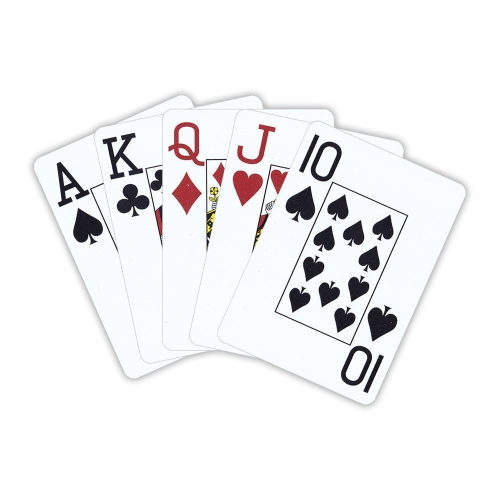
#> input picture Resources/cards.jpg, 1000 x 1000 px, given in place of the camera (shown at 1/2 size)
$ python project2.py
#> lines starting #> are read from the running program, lines starting #| are printed output that depends on the picture; after the words box and inside, x2 and y2 are one past the last pixel; in counts of white or black regions, pixels touching at a corner belong together
#> further down, img is the input picture: shape (1000, 1000, 3); mean B, G, R 242.8, 241.6, 241.8
# DOCUMENT SCANNER

import cv2
import numpy as np

widthImg, heightImg = 480, 640

cap = cv2.VideoCapture(0)
cap.set(3, widthImg)
cap.set(4, heightImg)
cap.set(10, 150)

# [30 lines left out: function stackImages, not called in this run]

def preProcessing(img):
    imgGray = cv2.cvtColor(img, cv2.COLOR_BGR2GRAY)
    imgBlur = cv2.GaussianBlur(imgGray, (5,5), 1)
    imgCanny = cv2.Canny(imgBlur,200,200)
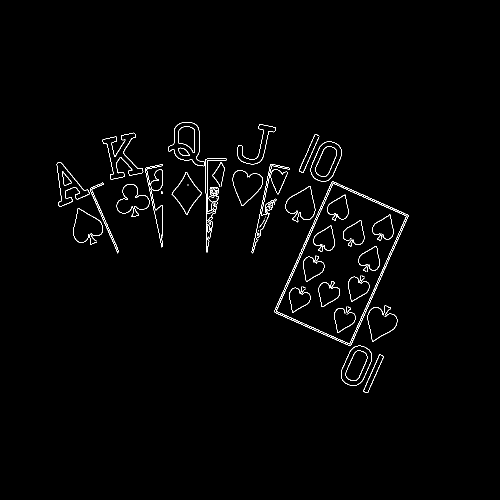
#> imgCanny: shape (1000, 1000) (shown at 1/2 size); 1.2% white in thin lines or dots, all inside (x1, y1, x2, y2) = (113, 244, 817, 786)
    kernel = np.ones((5,5))
    imgDilation = cv2.dilate(imgCanny, kernel, iterations=2)
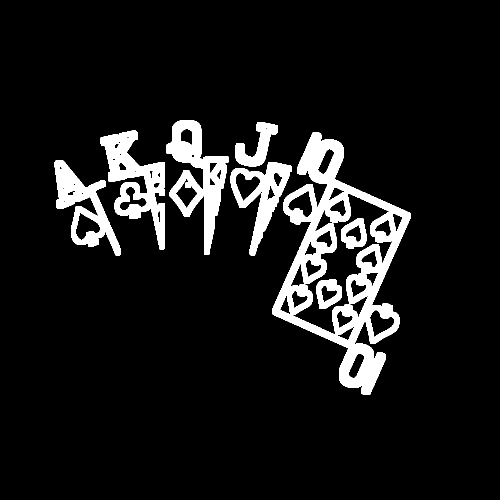
#> imgDilation: shape (1000, 1000) (shown at 1/2 size); 9.2% white; 8 white regions, largest, box (x1, y1, x2, y2) and area: (545, 264, 821, 790) 43639, (332, 240, 458, 509) 12808, (201, 261, 330, 499) 12215
    imgThreshold = cv2.erode(imgDilation, kernel, iterations=1)
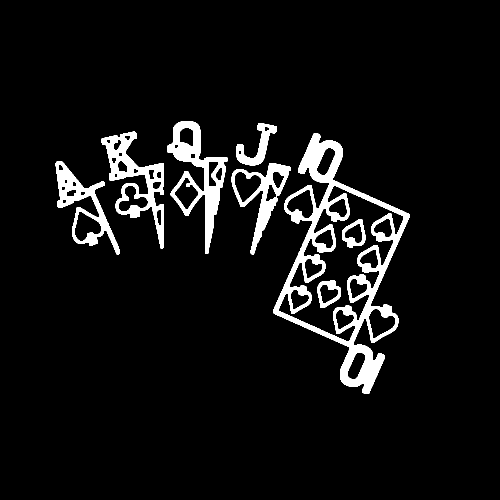
#> imgThreshold: shape (1000, 1000) (shown at 1/2 size); 6.4% white; 8 white regions

    return imgThreshold

def getContours(img):
    biggest = np.array([])
    maxArea = 0
    contours, hierarchy = cv2.findContours(img, cv2.RETR_EXTERNAL, cv2.CHAIN_APPROX_NONE)
#> contours = 6 contours; box (x1, y1, x2, y2) and area: (547, 266, 819, 788) 68146, (334, 242, 456, 507) 12245, (203, 263, 328, 497) 10988, (111, 322, 240, 509) 8304, (463, 326, 582, 509) 7986, (472, 246, 554, 331) 2346
    for cnt in contours:
        area = cv2.contourArea(cnt)
        if area>3000:
            #cv2.drawContours(imgContour, cnt, -1, (255, 0, 0), 3)
            perimeter = cv2.arcLength(cnt, True)
            approx = cv2.approxPolyDP(cnt, 0.02*perimeter, True)
            if area>maxArea and len(approx) == 4:
                biggest = approx
                maxArea = area
#> this loop made 6 passes
#> (area, perimeter) on passes 1, 2, 3, 4, 6: (7985.5, 650.3), (8304.5, 828.3), (68146.5, 2054.8), (10988.5, 997.3), (12245, 971.1)
#> area on pass 5: 2346
#> after the loop, biggest = empty array; maxArea = 0
    cv2.drawContours(imgContour, biggest, -1, (255, 0, 0), 20)
    return biggest

# [26 lines left out: functions reorder, getWarp, not called in this run]

while True:
    success, img = cap.read()
    cv2.resize(img, (widthImg, heightImg))
    imgContour = img.copy()

    imgThreshold = preProcessing(img)
    biggestContour = getContours(imgThreshold)
#> biggestContour = empty array
    if biggestContour.size != 0:
        imgWarped = getWarp(img, biggestContour)
        imageArray = ([img, imgContour], [imgThreshold, imgWarped])
        imgStack = stackImages(0.8, imageArray)
        cv2.imshow("Video", imgStack)
    else:
        cv2.imshow("Eroare",img)
    if cv2.waitKey(30) & 0xFF == ord('q'):
#> (key q is pressed here)
        break
